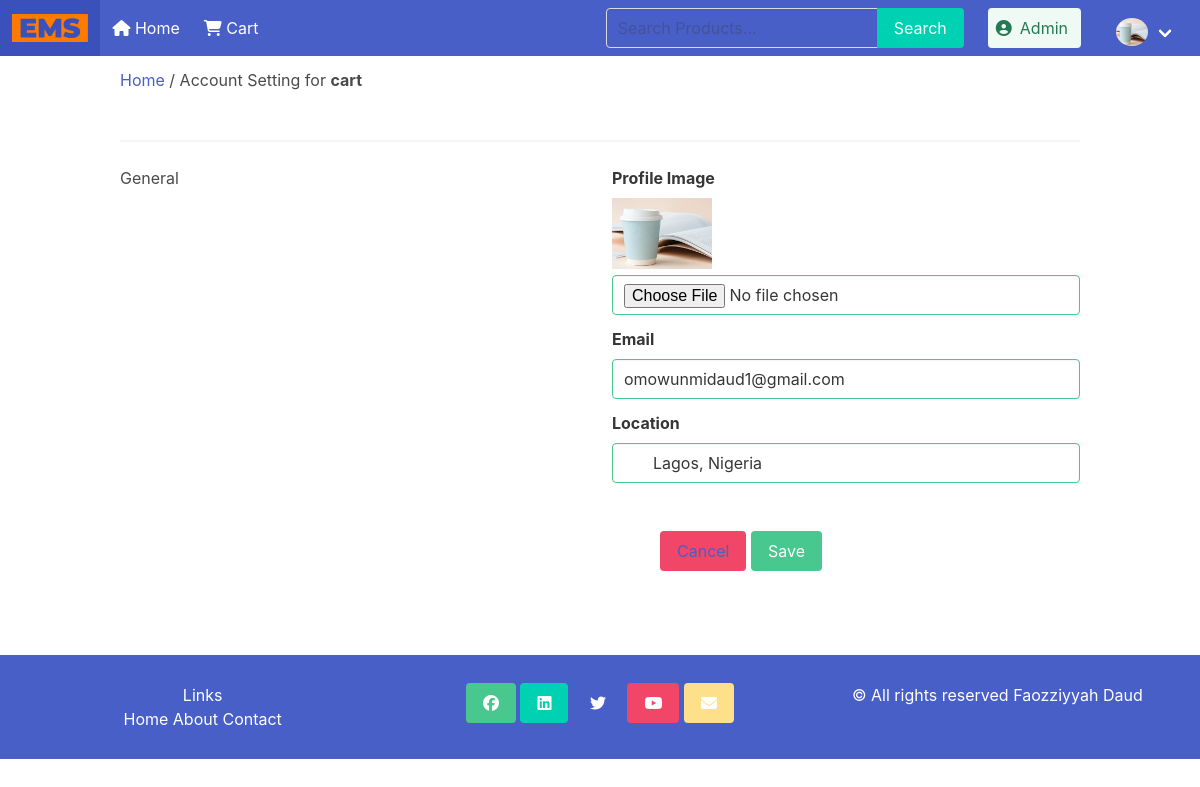
The app's page /settings (signed in) with its own data.
### blog/models.py (models this page shows, shortened)
class Customer(models.Model):
    user = models.OneToOneField(User, on_delete=models.CASCADE, null=True, blank=True)
    name = models.CharField(max_length=100, null=True)
    email = models.CharField(max_length=100, null=True)
    profileimg = models.ImageField(upload_to='profile_images', default='blank-profile-picture.png')
    location = models.CharField(max_length=100, blank=True)

### blog/views.py (the view, shortened to what this page needs)
# urls.py: path('settings', views.settings, name='settings'),
@login_required(login_url='login_user')
def settings(request):
    user_profile = Customer.objects.get(user=request.user)
    return render(request, 'settings.html', {'user_profile': user_profile})

### blog/templates/settings.html (shortened to what this page needs)
{% extends 'base.html' %}
{% block content %}
<div class="container" id="settings">
    <h1 class="text-2xl leading-none text-gray-900 tracking-tight mt-3"><a href="index">Home</a> / Account Setting for <b>{{user.username}}</b> </h1>
    <br>
    <hr>
    <div class="columns">
        <div class="column">
            <h3 class="text-xl mb-2"> General</h3>
        </div>
        <div class="column">
        <form action="" method="POST" enctype="multipart/form-data">
           <div class="">
                <div class="field">
                    <label for="" class="label"> Profile Image </label>
                    <div class="control">
                        <img width="100" height="100" src="{{user_profile.profileimg.url}}" />
                        <input class="input is-success" type="file" name="image" value="">
                    </div>
                </div>
                <div class="field">
                    <label for="Email" class="label">Email</label>
                    <div class="control">
                        <input class="input is-success" type="email" name="email" value="{{user_profile.email}}">
                    </div>
                </div>
                <div class="field">
                    <label for="location" class="label">Location</label>
                    <div class="control has-icons-left has-icons-right">
                        <input class="input is-success" type="text" name="location" id="location" value="{{user_profile.location}}">
                    </div>
                </div>
           </div>
           <div class="bg-gray-10 p-6 pt-0 flex justify-end space-x-3">
               <button class="button is-danger" style="color: white;"> <a href="index">Cancel</a> </button>
               <button type="submit" class="button is-success"> Save </button>
           </div>
        </form>
        </div>
        </div>
        <br>
    </div>
{% endblock %}

### blog/templates/base.html (shortened to what this page needs)
<!DOCTYPE html>
<html lang="en">
<head>
    <link rel="stylesheet" href="https://cdn.jsdelivr.net/npm/bulma@0.9.4/css/bulma.min.css">
    {% load static %}
    <link rel="stylesheet" href="{% static 'css/bulma.min.css' %}">
    <link rel="stylesheet" href="{% static 'css/custom.css' %}">
</head>
<body>
    <header>
        <nav class="navbar is-link" role="navigation" aria-label="main navigation">
            <div class="navbar-brand">
                <a class="navbar-item" href="{% url 'index' %}">
                    <img src="{% static 'images/EMS.svg' %}" width="" height="">
                </a>
            </div>
            <div id="navbarBasicExample" class="navbar-menu is-active">
                <div class="navbar-start">
                    <div class="navbar-item">
                        <a href="{% url 'index' %}" class="nava"><i class="fas fa-home"></i> Home </a>
                    </div>
                    <div class="navbar-item">
                        <a href="{% url 'cart' %}" class="nava"><i class="fa fa-shopping-cart" aria-hidden="true"></i> Cart </a>
                    </div>
                </div>
                <div class="navbar-end">
                    <form class="navbar-item" method="POST" action="{% url 'search-product' %}">
                        <div class="field has-addons">
                            <div class="control">
                              <input class="input" type="search" style="background-color: transparent;" placeholder="Search Products..." aria-label="Search" name="searched" />
                            </div>
                            <div class="control">
                              <button class="button is-primary" type="submit"> Search </button>
                            </div>
                        </div>
                    </form>
                    <div class="navbar-item">
                        <div class="buttons">
                            {% if user.is_superuser %}
                                <a class="navbar-item button is-success is-light" href="{% url 'index' %}">
                                    <span class="icon">
                                        <i class="fa fa-user-circle"></i>
                                    </span>
                                    <span>Admin</span>
                                </a>
                            {% endif %}
                            {% if user.is_authenticated %}
                                <div class="navbar-item has-dropdown is-hoverable">
                                    <a class="navbar-link">
                                        <img src="{{user_profile.profileimg.url}}" class="header-avatar" style="width: 32px; height: 32px; border-radius: 100%; margin-left: 15px;">
                                    </a>
                                </div>
                            {% endif %}
                        </div>
                    </div>
                </div>
            </div>
        </nav>
      </header>
{% block content %}
{% endblock content %}
<footer class="columns" id="footer">
    <div class="column">
        <h5>Links</h5>
            <a href="{% url 'index' %}">Home</a>
            <a href="{% url 'cart' %}">About</a>
            <a href="{% url 'checkout' %}">Contact</a>
    </div>
    <div class="column">
        <a class="button is-success" href="http://www.facebook.com/profile.php?id="><i class="fab fa-facebook"></i></a>
        <a class="button is-primary" href="http://www.linkedin.com/in/"><i class="fab fa-linkedin"></i></a>
        <a class="button is-link" href="http://twitter.com/"><i class="fab fa-twitter"></i></a>
        <a class="button is-danger" href="http://youtube.com/"><i class="fab fa-youtube"></i></a>
        <a class="button is-warning" href="mailto:"><i class="fas fa-envelope"></i></a>
    </div>
    <div class="column">
        <p>© All rights reserved {{ current_year }} Faozziyyah Daud</p>
    </div>
</footer>
</body>
</html>

### blog/static/css/custom.css (style rules this page uses)
.nava { color: white; }
#footer { background-color: #485fc7; color: #fff; padding: 1em; }
#footer .column { text-align: center; }
#footer a { text-decoration: none; color: #fff; }

### records on screen
Customer: profileimg (picture), email "omowunmidaud1@gmail.com", location "Lagos, Nigeria"

### other values on screen
{{ user.username }} "cart"
